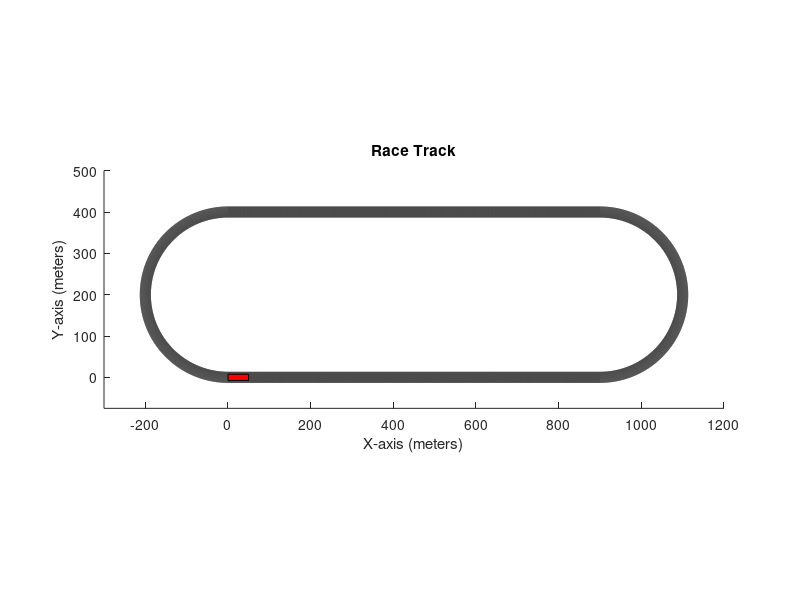

This chart was generated by the following MATLAB code: (Note: this script raises an error after producing the figure.)
% Track & Car Variables
% X = simout.X.signals.values;
% Y = simout.Y.signals.values;
% t = simout.X.time;

% Define Track Parameters
radius = 200; % Radius of Curved Sections
straight_length = 900; % Length of Straights
track_width = 15; % Width of Track

% Define Parameters for raceStat
path.l_st = 900;
path.radius = 200;
path.width = 15;

%%%%% Generate Curved Sections %%%%%

% Curved Section 1
theta1 = linspace(3*pi/2, pi/2, 1000);
x1 = radius * cos(theta1);
y1 = radius * sin(theta1);

% Curved Section 2
theta2 = linspace(-pi/2, -3*pi/2, 1000);
x2 = -radius * cos(theta2) + straight_length;
y2 = -radius * sin(theta2);

%%%%% Generate Straights %%%%%

% Straight 1
x3 = linspace(0,straight_length, 1000);
y3 = -200*ones(size(x3));

% Straight 2
x4 = linspace(straight_length,0, 1000);
y4 = 200*ones(size(x4));

%%%%% Track Combined %%%%%
x = [x3,fliplr(x2), (x4), fliplr(x1)];
y = [y3,fliplr(y2), (y4), fliplr(y1)];
x = x - x(1);
y = y - y(1);

%%%%% Plotting %%%%%

% Plot Track
figure;
hold on
set(gca, 'Color', [0, .5, .5]);
plot(x, y, 'LineWidth', 8,'Color',[ 0 0 0]);
xlim([-300, 1200]); 
ylim([-75, 500]);
hold off
title('Race Track');
xlabel('X-axis (meters)');
ylabel('Y-axis (meters)');
axis equal;  

% Plot Car
car_length = 50;  
car_width = 15;  
Xcar_vehicle = [0, car_length, car_length, 0, 0];
Ycar_vehicle = [-car_width/2, -car_width/2, car_width/2, car_width/2, -car_width/2];
i_orientation = 0; % Initial Car Orientation
vehicle = patch('XData', Xcar_vehicle, 'YData', Ycar_vehicle, 'FaceColor', 'r', 'EdgeColor', 'k');

% Car Orientation
for i = 2:length(X)
    set(vehicle, 'XData', Xcar_vehicle + X(i), 'YData', Ycar_vehicle + Y(i));
    if i > 2
        orientation = atan2(Y(i) - Y(i-1), X(i) - X(i-1));
    else
        orientation = atan2(Y(2) - Y(1), X(2) - X(1));
    end
    rotate(vehicle, [0, 0, 1], rad2deg(orientation - i_orientation), [X(i), Y(i), 0]);
    pause(0.001); 
end